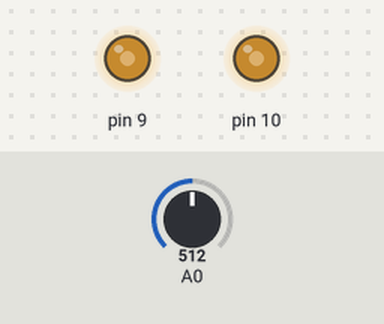
The sketch below on a simulated Arduino Uno, built with avr-gcc and run on an emulated ATmega328P. On the bench: output pins drawn as LEDs (lit = HIGH). The inputs (shaded band) are chosen by the test bench; at power-on: A0 = 512.

Above: at 1.8 s.
1.9 s: A0 set to 716
At 3.2 s:
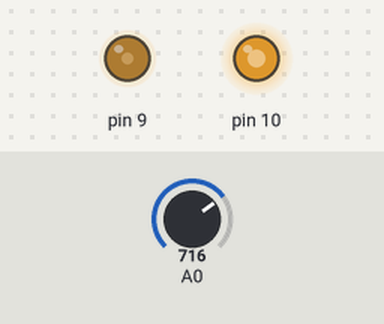
3.5 s: A0 set to 900
At 4.8 s:
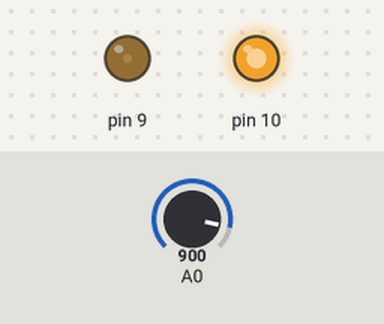
5.5 s: A0 set to 1023
At 6.3 s:
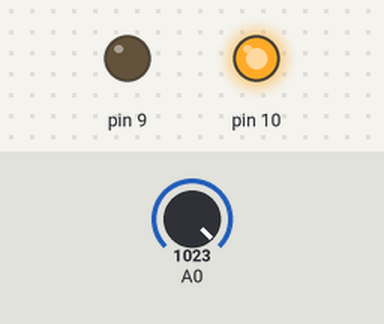
7.5 s: A0 set to 306
At 9.0 s:
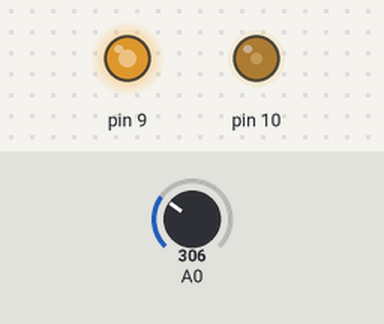
9.5 s: A0 set to 122
At 10.6 s:
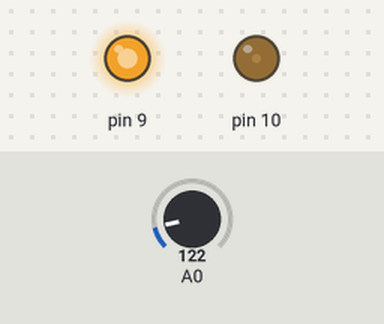
11.5 s: A0 set to 511
At 13.3 s:
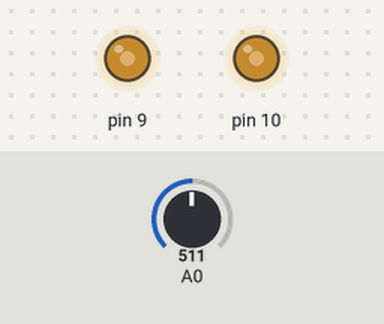
Timing chart, 0 to 14.5 s (numbered marks = the images above; inputs shaded):
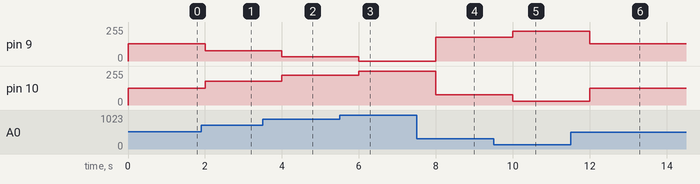

Measured:
- after the input at 1.9 s, pin 9: 128/255 → 77/255 after 0.10 s; pin 10: 127/255 → 178/255 after 0.10 s
- after the input at 3.5 s, pin 9: 77/255 → 31/255 after 0.50 s; pin 10: 178/255 → 224/255 after 0.50 s
- after the input at 5.5 s, pin 9: 31/255 → 0/255 after 0.50 s; pin 10: 224/255 → 255/255 after 0.50 s
- after the input at 7.5 s, pin 9: 0/255 → 179/255 after 0.50 s; pin 10: 255/255 → 76/255 after 0.50 s
- after the input at 9.5 s, pin 9: 179/255 → 225/255 after 0.50 s; pin 10: 76/255 → 30/255 after 0.50 s
- after the input at 11.5 s, pin 9: 225/255 → 128/255 after 0.50 s; pin 10: 30/255 → 127/255 after 0.50 s

The sketch:

Chapter04-Ex07.ino
```cpp
// C++ code
// + δεύτερη παροχής τάσης για δύναμη στους κινητήρες

int VR = 0;
int motor1Speed, motor2Speed;

void setup()
{
  pinMode(A0, INPUT);
  pinMode(9, OUTPUT);
  pinMode(10, OUTPUT);
  Serial.begin(9600);
}

void loop()
{
  VR = analogRead(A0);
  motor1Speed = map(VR, 0, 1023, 255, 0);
  motor2Speed = map(VR, 0, 1023, 0, 255);
  analogWrite(9, motor1Speed);
  //delay(1000);
  analogWrite(10, motor2Speed);
  delay(1000);
}
```
